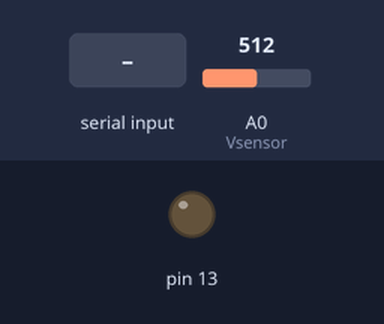
This sketch was run on a simulated Arduino Uno, built with avr-gcc and run on an emulated ATmega328P. Parts: output pins drawn as LEDs (lit = HIGH). Inputs (shaded band) come from the test bench; at power-on: A0 (Vsensor) = 512.

Above: at 1.2 s.
1.3 s: "1" received over the second serial link
At 2.4 s:
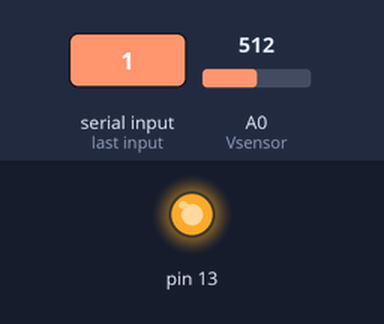
2.8 s: "2" received over the second serial link
At 3.6 s:
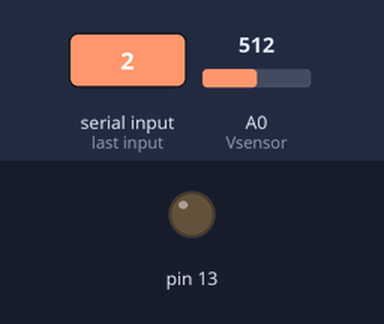
Timing chart, 0 to 5.8 s (numbered marks = the images above; inputs shaded):
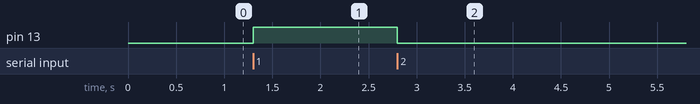

Measured:
- after the input at 1.3 s, pin 13: LOW → HIGH at once
- after the input at 2.8 s, pin 13: HIGH → LOW at once

The sketch:

Automatisk_Rullgardin_code_BT.ino
```cpp
#include <SoftwareSerial.h>
SoftwareSerial BT(10, 11);
// creates a "virtual" serial port/UART
// connect BT module TX to D10
// connect BT module RX to D11
// connect BT Vcc to 5V, GND to GND
int Vsensor = A0;

void setup()
{
  pinMode(Vsensor, INPUT);
  // set digital pin to control as an output
  pinMode(13, OUTPUT);
  // set the data rate for the SoftwareSerial port
  BT.begin(9600);
  // Send test message to other device
  BT.println("Hello from Arduino");
  Serial.begin(115200);
}
char a; // stores incoming character from other device
unsigned int lastMillis = 0;
void loop()
{
  if (BT.available())
    // if text arrived in from BT serial...
  {
    a = (BT.read());
    if (a == '1')
    {
      digitalWrite(13, HIGH);
      BT.println("LED on");
    }
    if (a == '2')
    {
      digitalWrite(13, LOW);
      BT.println("LED off");
    }
    if (a == '?')
    {
      BT.println("Send '1' to turn LED on");
      BT.println("Send '2' to turn LED on");
    }

    // you can add more "if" statements with other characters to add more commands
  }
  if (detect()>1000){
    BT.println("Finger in front of sensor");
  }


}

int detect() {
  return analogRead(Vsensor);
}
```
